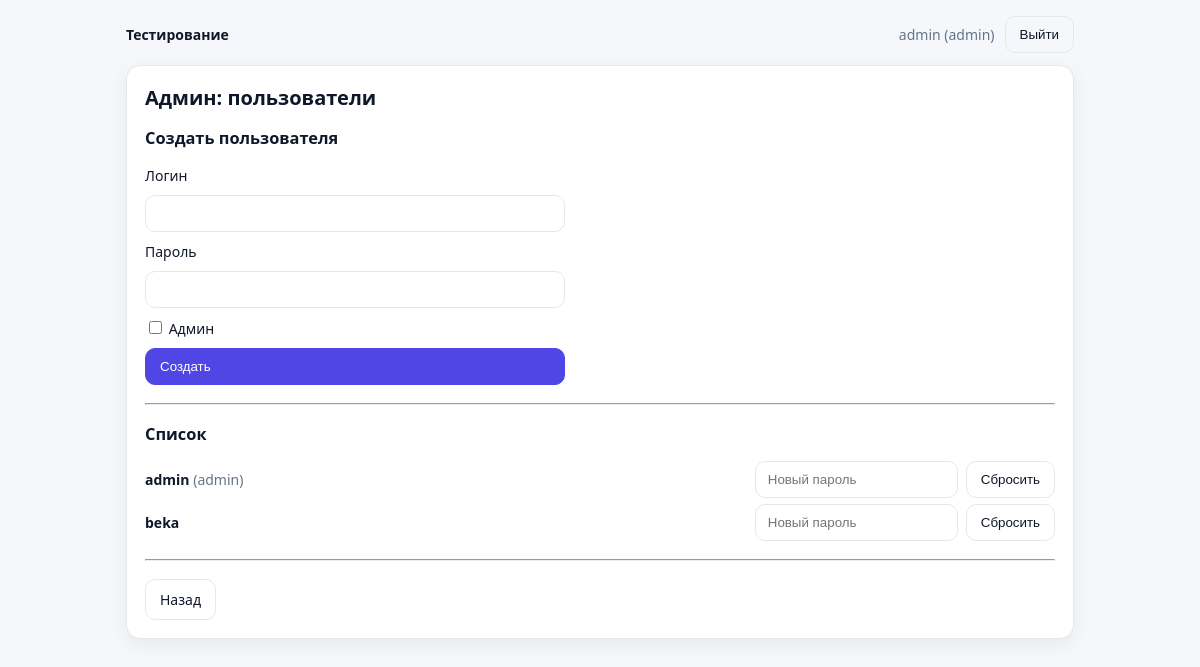
Page /admin/users (signed in) on the committed database.
### models.py (models this page shows)
class User(Base):
    __tablename__ = "users"
    id: Mapped[int] = mapped_column(Integer, primary_key=True)
    username: Mapped[str] = mapped_column(String(64), unique=True, index=True)
    password_hash: Mapped[str] = mapped_column(String(255))
    is_admin: Mapped[bool] = mapped_column(Boolean, default=False)
    attempts = relationship("Attempt", back_populates="user")

### app.py (the view)
@app.get("/admin/users", response_class=HTMLResponse)
def admin_users(request: Request, db: Session = Depends(get_db)):
    user = get_current_user(request, db)
    if not user or not user.is_admin:
        return RedirectResponse("/dashboard", status_code=303)
    users = db.query(User).order_by(User.username.asc()).all()
    return templates.TemplateResponse("admin_users.html", {"request": request, "user": user, "users": users, "msg": None})

### templates/admin_users.html (shortened to what this page needs)
{% extends "base.html" %}
{% block content %}
<div class="card">
  <h1>Админ: пользователи</h1>
  <h3>Создать пользователя</h3>
  <form method="post" action="/admin/users/create" class="form" style="max-width:420px">
    <label>Логин</label><input name="username" required>
    <label>Пароль</label><input name="password" type="password" required>
    <label><input type="checkbox" name="is_admin" value="1"> Админ</label>
    <button class="btn primary" type="submit">Создать</button>
  </form>
  <hr style="margin:18px 0">
  <h3>Список</h3>
  <div class="kv">
    {% for u in users %}
      <div style="display:flex;justify-content:space-between;gap:12px;align-items:center">
        <div><b>{{ u.username }}</b> <span class="muted">{% if u.is_admin %}(admin){% endif %}</span></div>
        <form method="post" action="/admin/users/reset" style="display:flex;gap:8px;align-items:center">
          <input name="new_password" placeholder="Новый пароль" required>
          <button class="btn" type="submit">Сбросить</button>
        </form>
      </div>
    {% endfor %}
  </div>
  <hr style="margin:18px 0">
  <a class="btn" href="/dashboard">Назад</a>
</div>
{% endblock %}

### templates/base.html (shortened to what this page needs)
<!doctype html>
<html lang="ru">
<head>
  <link rel="stylesheet" href="/static/app.css" />
</head>
<body>
  <div class="wrap">
    <header class="topbar">
      <div class="brand">Тестирование</div>
      {% if user %}
      <div class="userbar">
        <span class="muted">{{ user.username }}{% if user.is_admin %} (admin){% endif %}</span>
        <form method="post" action="/logout">
          <button class="btn ghost" type="submit">Выйти</button>
        </form>
      </div>
      {% endif %}
    </header>
    <main>
      {% block content %}{% endblock %}
    </main>
  </div>
</body>
</html>

### static/app.css (style rules this page uses)
:root { --bg:#f6f7fb; --card:#fff; --border:#e5e7eb; --text:#0f172a; --muted:#64748b; --accent:#4f46e5; --accent2:#4338ca; --good:#16a34a; --bad:#dc2626; }
* { box-sizing:border-box }
body { margin:0;background:var(--bg);color:var(--text);font:14px "Segoe UI",system-ui,-apple-system,Arial }
.wrap { max-width:980px;margin:0 auto;padding:16px }
.topbar { display:flex;justify-content:space-between;align-items:center;margin-bottom:12px }
.brand { font-weight:800 }
.userbar { display:flex;gap:10px;align-items:center }
.card { background:var(--card); border:1px solid var(--border); border-radius:14px; padding:18px; box-shadow:0 6px 20px rgba(15,23,42,.06); }
h1 { margin:0 0 12px 0;font-size:20px }
.muted { color:var(--muted) }
.form { display:grid;gap:10px }
input { padding:10px 12px;border:1px solid var(--border);border-radius:10px;outline:none }
.btn { display:inline-flex;align-items:center;gap:8px; padding:10px 14px;border:1px solid var(--border); background:#fff;border-radius:10px;cursor:pointer;text-decoration:none;color:var(--text) }
.btn.primary { background:var(--accent);border-color:var(--accent);color:#fff }
.btn.ghost { background:transparent }
.kv { display:grid;gap:6px;margin:10px 0 12px }

### rows in the picture
User: username "admin", is_admin "(admin)"
User: username "beka"
